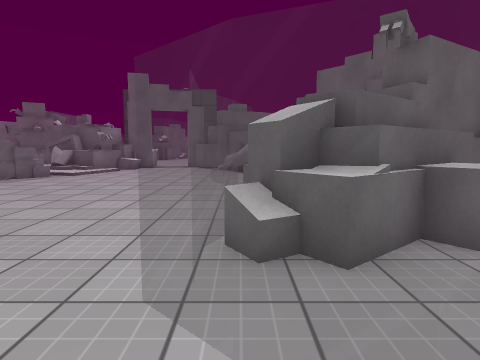
view 1 (above)

24 first-person views from a walk through a 3-D level made in the Unity game engine. The camera is 1.3 m above the floor, tilts 6° down and sees 75° across. The floor is counted in squares, 1 m on a side. Each view is taken from the middle of a square. On the plan, view 1 faces up. The plan holds only what a view shows up to about 14 squares ahead; the rest is blank. The place goes on beyond the plan. The player character is not drawn. Some animated figures are left out. Surface patterns are stand-ins for the level's own textures.

view 2
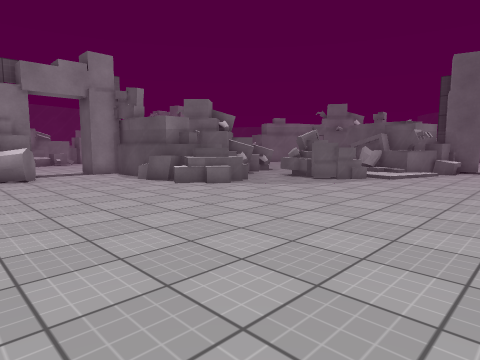

view 3
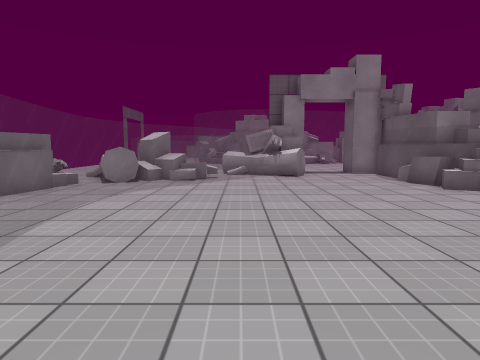

view 4
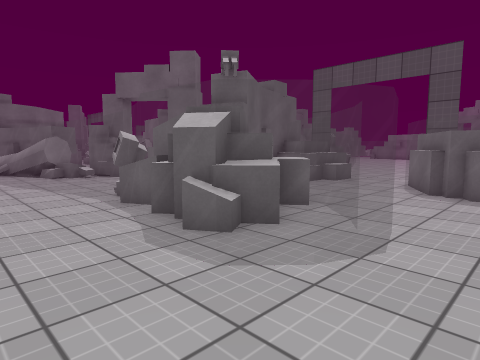

view 5
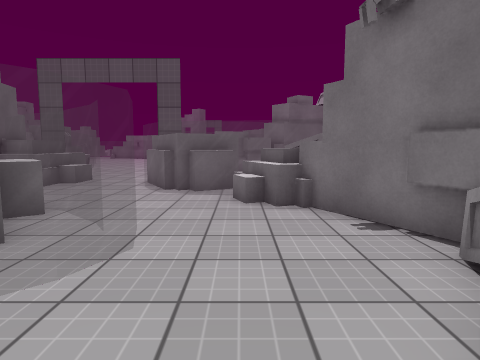

view 6
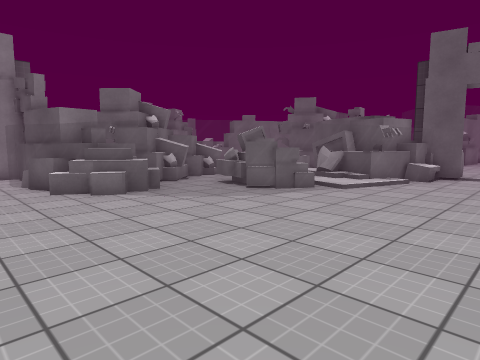

view 7
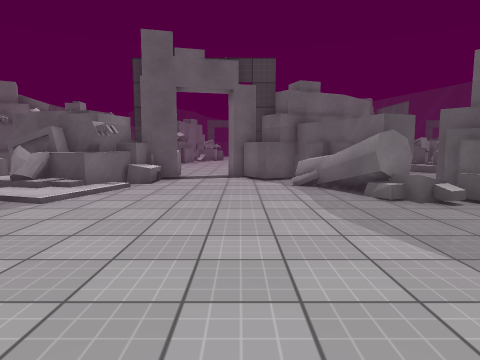

view 8
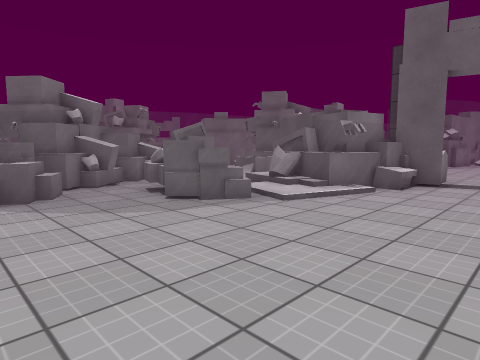

view 9
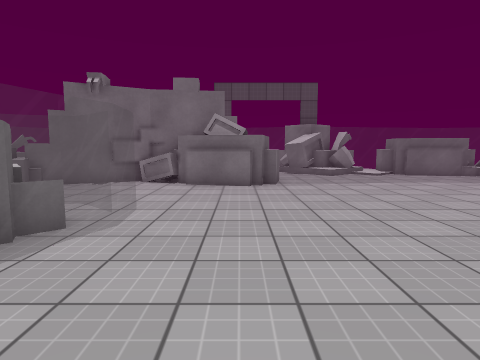

view 10
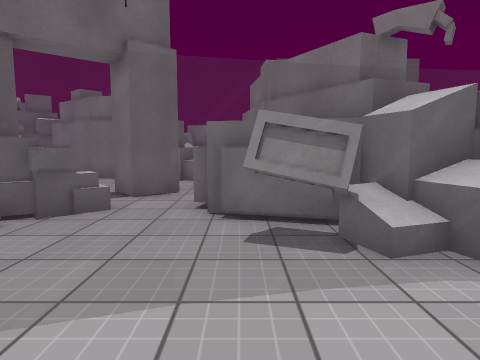

view 11
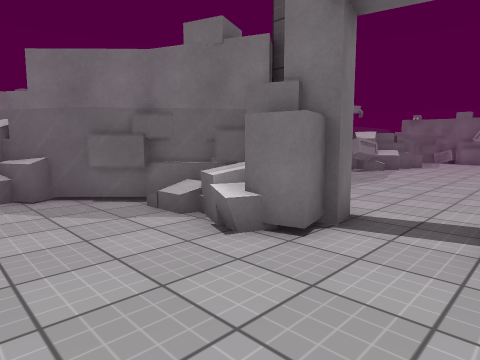

view 12
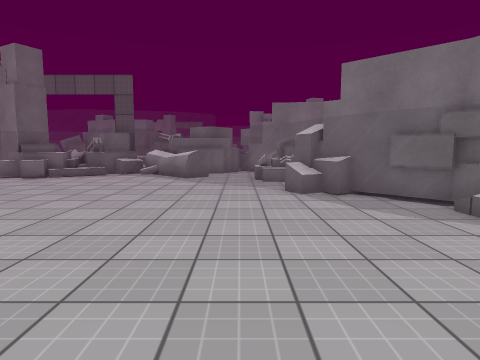

view 13
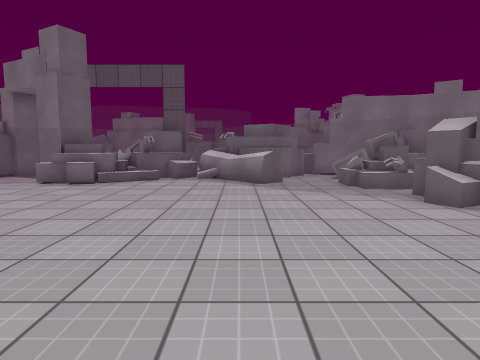

view 14
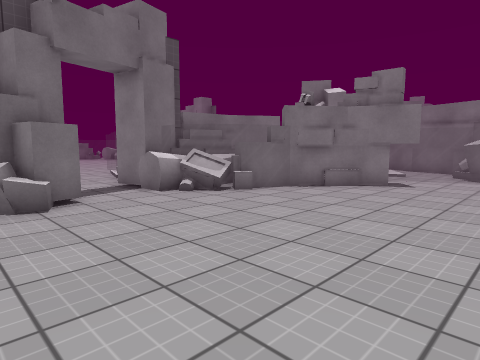

view 15
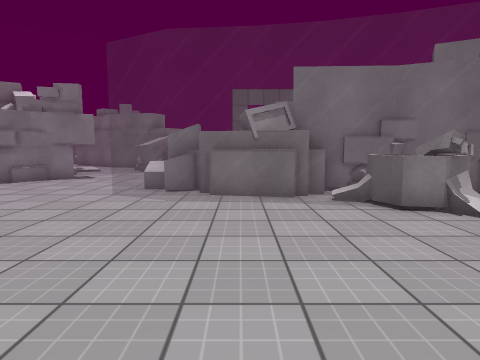

view 16
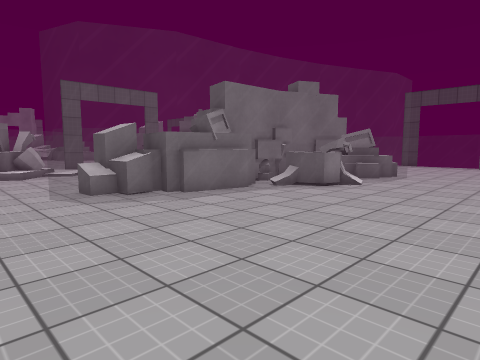

view 17
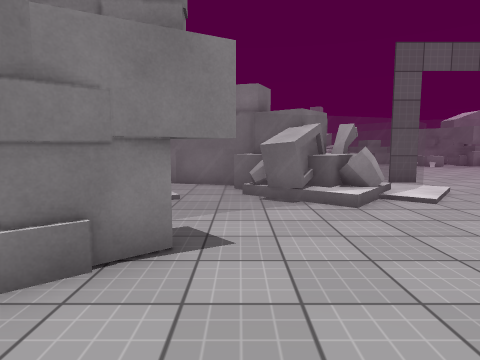

view 18
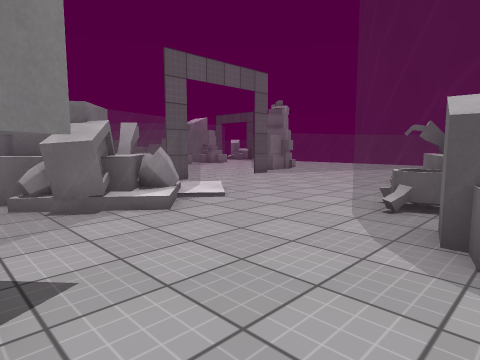

view 19
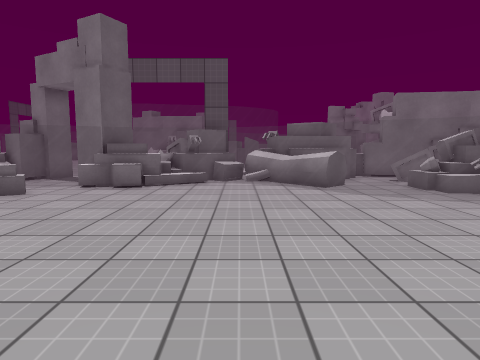

view 20
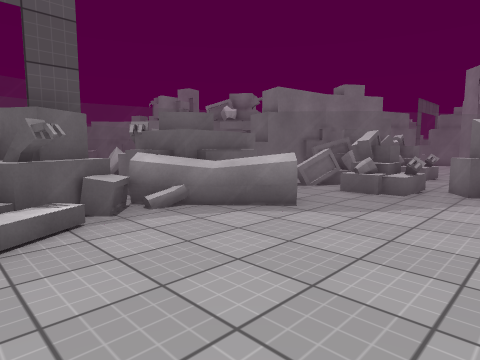

view 21
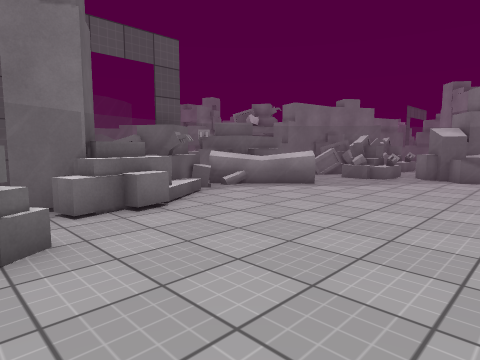

view 22
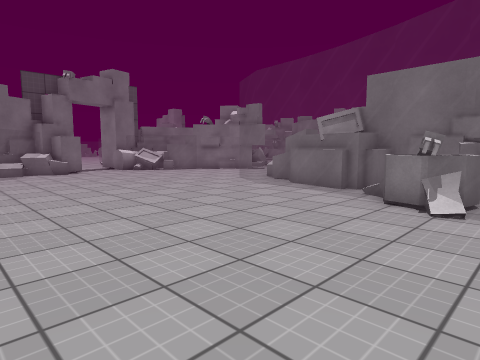

view 23
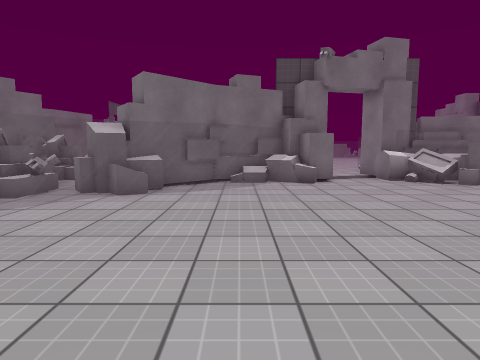

view 24
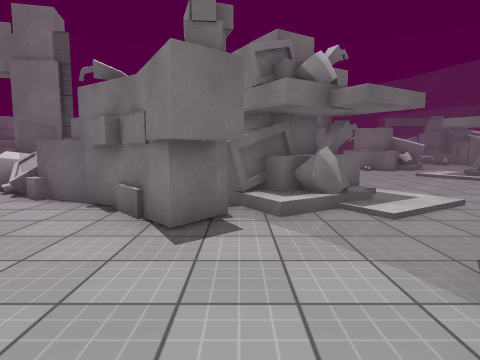

### Floor plan
Key: @ floor where view 1 was taken; # wall or solid block; . main floor; : floor 0.25 m higher than the main floor; / step, stairs or slope; = window, fence, low wall or low ledge; ^ raised ledge; T TV; O other object.
Columns run from 20 left of view 1 to 11 right of it. Each row starts with its distance up from view 1.
 39      ..=    ^ ==.........OO=# #=
 38     ...=    # ==...........==O =
 37    ....==O  #OOO...........O#O
 36   ......=O  ===............OOO
 35 ........=OO O==............OOOOO
 34 ........=#  T==.............O=O
 33 ===/....=O OT=...............OO=
 32   ==/...===OO=..............=OO#
 31   O==....=OO==..............=OOO
 30   OO=.....====.............=OO O
 29   OOO=.....=..............=OO OO
 28  #OOO=...................==.OOOO
 27  ^OOO=..O................=....O
 26  #...==OO...............==OO.T.^
 25  #....==OO............=O##OOTT.^
 24  .:  OOO OO.........==O^##OOOOO^
 23  .. OOOO  OO=T...O.==##  ..OOO#
 22  .. OOOO  OOO=O..OOO##    .OO #
 21  ...  OOOO OO#O..O##^     OOO
 20  ...    OO  OOO..O=#O     OOO#
 19  ..         OO....=O
 18  ..    OOOOOO==....=OO         #
 17           OOO=.....=O          ^
 16           OO==.....=OOOO      #
 15      O      =......=OOO       #
 14      OO.OO O=......=.OOO  O.
 13      OO.OOOO=......=...OOOOO  ^
 12       OO..O=.......==....OO  ^^#
 11    O  OO..==........=..OO
 10    O O OO==.........=TTO
  9      OOOO=..........=TTO     #
  8   =OOO==O...........=TOO ###OO
  7  O.===O.............=OO O#= =OO
  6    .................=OOOO  .OO.
  5   ..................=OOO==......
  4  OO................=OOOO=.......
  3  OOO...............==O==...===
  2    =................===...=O
  1    ==.....................=O
  0  OO ==..............@....OOO
 -1     O==.................OOO
 -2    OOO.==....====TTT...#^=
 -3    OOO..======..O TTT##  OO
 -4      OO.........O   ^
 -5    OO.OOOO

Positions as (right, up) in squares from view 1, and headings:
1: (0, 0), facing up
2: (-3, 1), facing up-left
3: (-3, 1), facing left
4: (-3, 0), facing up-right
5: (-3, 0), facing right
6: (-3, 5), facing up-left
7: (-3, 7), facing up
8: (-3, 8), facing up-left
9: (-3, 9), facing down
10: (-3, 10), facing right
11: (-6, 26), facing down-right
12: (-6, 27), facing right
13: (-4, 30), facing right
14: (-1, 30), facing down-left
15: (1, 33), facing left
16: (0, 27), facing up-left
17: (-8, 27), facing left
18: (-9, 26), facing up-left
19: (-3, 32), facing right
20: (3, 35), facing down-right
21: (1, 39), facing down-right
22: (2, 39), facing down-left
23: (0, 34), facing down
24: (-13, 31), facing down
